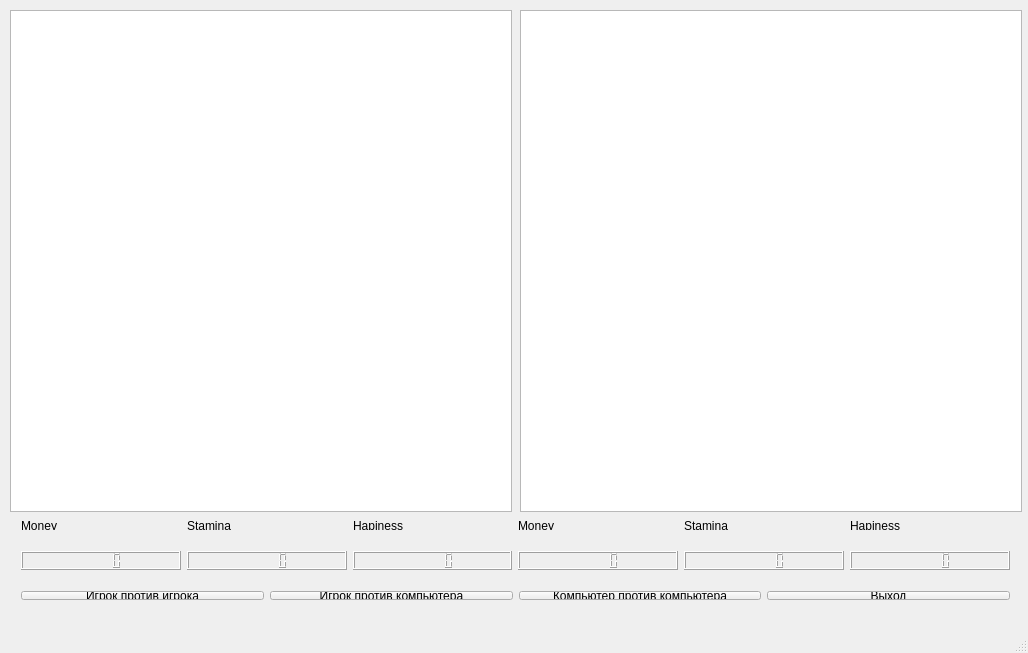
<?xml version="1.0" encoding="UTF-8"?>
<ui version="4.0">
 <class>Window</class>
 <widget class="QMainWindow" name="Window">
  <property name="geometry">
   <rect>
    <x>0</x>
    <y>0</y>
    <width>1028</width>
    <height>653</height>
   </rect>
  </property>
  <property name="windowTitle">
   <string>Window</string>
  </property>
  <widget class="QWidget" name="centralWidget">
   <widget class="QGraphicsView" name="graphicsView">
    <property name="geometry">
     <rect>
      <x>10</x>
      <y>10</y>
      <width>502</width>
      <height>502</height>
     </rect>
    </property>
   </widget>
   <widget class="QGraphicsView" name="graphicsView_2">
    <property name="geometry">
     <rect>
      <x>520</x>
      <y>10</y>
      <width>502</width>
      <height>502</height>
     </rect>
    </property>
   </widget>
   <widget class="QWidget" name="horizontalLayoutWidget">
    <property name="geometry">
     <rect>
      <x>10</x>
      <y>580</y>
      <width>1011</width>
      <height>31</height>
     </rect>
    </property>
    <layout class="QHBoxLayout" name="horizontalLayout">
     <item>
      <widget class="QPushButton" name="PlayerVSPlayer">
       <property name="text">
        <string>Игрок против игрока</string>
       </property>
      </widget>
     </item>
     <item>
      <widget class="QPushButton" name="PlayerVSComputer">
       <property name="text">
        <string>Игрок против компьютера</string>
       </property>
      </widget>
     </item>
     <item>
      <widget class="QPushButton" name="ComputerVSComputer">
       <property name="text">
        <string>Компьютер против компьютера</string>
       </property>
      </widget>
     </item>
     <item>
      <widget class="QPushButton" name="ExitButton">
       <property name="text">
        <string>Выход</string>
       </property>
      </widget>
     </item>
    </layout>
   </widget>
   <widget class="QWidget" name="horizontalLayoutWidget_2">
    <property name="geometry">
     <rect>
      <x>10</x>
      <y>540</y>
      <width>1011</width>
      <height>41</height>
     </rect>
    </property>
    <layout class="QHBoxLayout" name="horizontalLayout_2">
     <item>
      <widget class="QLCDNumber" name="Money1"/>
     </item>
     <item>
      <widget class="QLCDNumber" name="Wei1"/>
     </item>
     <item>
      <widget class="QLCDNumber" name="Hap1"/>
     </item>
     <item>
      <widget class="QLCDNumber" name="Money2"/>
     </item>
     <item>
      <widget class="QLCDNumber" name="Wei2"/>
     </item>
     <item>
      <widget class="QLCDNumber" name="Hap2"/>
     </item>
    </layout>
   </widget>
   <widget class="QWidget" name="horizontalLayoutWidget_3">
    <property name="geometry">
     <rect>
      <x>10</x>
      <y>510</y>
      <width>1011</width>
      <height>31</height>
     </rect>
    </property>
    <layout class="QHBoxLayout" name="horizontalLayout_3">
     <item>
      <widget class="QLabel" name="label_5">
       <property name="text">
        <string>Money</string>
       </property>
      </widget>
     </item>
     <item>
      <widget class="QLabel" name="label_6">
       <property name="text">
        <string>Stamina</string>
       </property>
      </widget>
     </item>
     <item>
      <widget class="QLabel" name="label_4">
       <property name="text">
        <string>Hapiness</string>
       </property>
      </widget>
     </item>
     <item>
      <widget class="QLabel" name="label_3">
       <property name="text">
        <string>Money</string>
       </property>
      </widget>
     </item>
     <item>
      <widget class="QLabel" name="label_2">
       <property name="text">
        <string>Stamina</string>
       </property>
      </widget>
     </item>
     <item>
      <widget class="QLabel" name="label">
       <property name="text">
        <string>Hapiness</string>
       </property>
      </widget>
     </item>
    </layout>
   </widget>
  </widget>
  <widget class="QMenuBar" name="menuBar">
   <property name="geometry">
    <rect>
     <x>0</x>
     <y>0</y>
     <width>1028</width>
     <height>21</height>
    </rect>
   </property>
  </widget>
  <widget class="QStatusBar" name="statusBar"/>
 </widget>
 <layoutdefault spacing="6" margin="11"/>
 <resources/>
 <connections/>
</ui>
